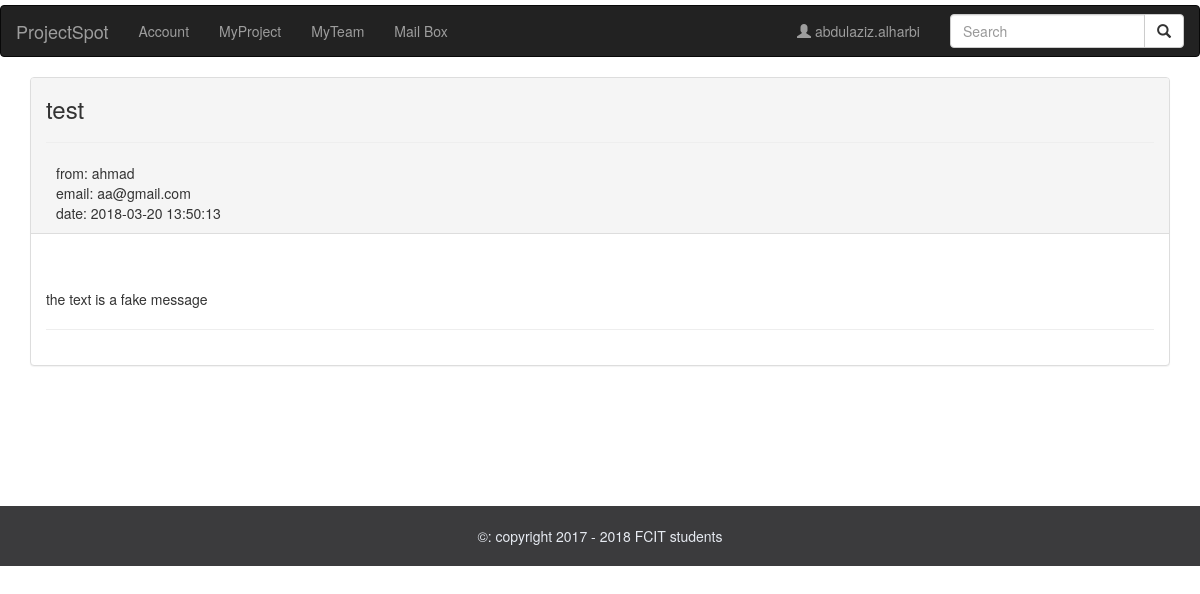
The app's page /mailPage.php?msg=1 (signed in), older data.
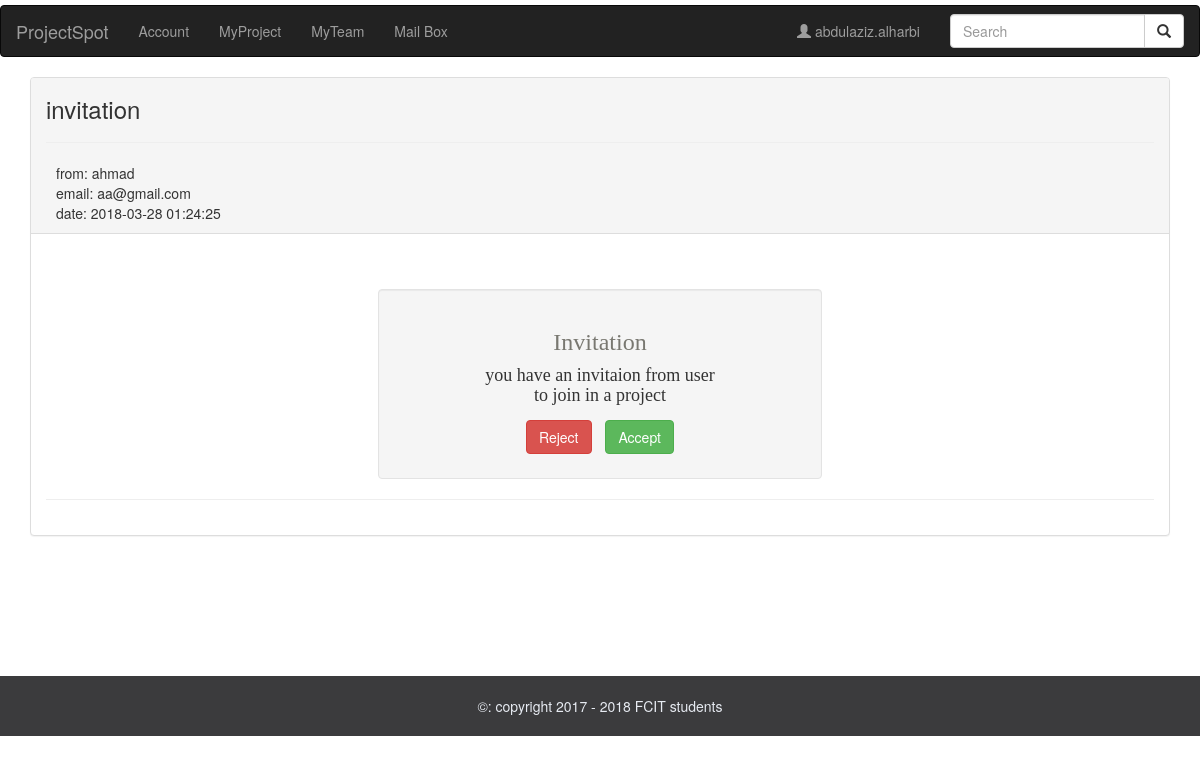
The same page, newer data.
### tables this page shows
CREATE TABLE `mailbox` (
  `ID` int(11) NOT NULL,
  `senderName` varchar(255) NOT NULL,
  `Email` varchar(255) NOT NULL,
  `title` varchar(255) NOT NULL,
  `content` text NOT NULL,
  `date` timestamp NOT NULL DEFAULT CURRENT_TIMESTAMP ON UPDATE CURRENT_TIMESTAMP,
  `state` int(11) NOT NULL DEFAULT '1',
  `reciever` varchar(255) NOT NULL
);

### mailPage.php (the view, shortened to what this page needs)
<?php
include 'imports/head.php';
include 'imports/navigation2.php';
require_once 'system/init.php';
if(isset($_GET['msg'])){
  $msgID = $_GET['msg'];
}else{
  echo 'msgID error';
  die();
}
$sql = "select * from mailBox where ID = ".$msgID;
$result = mysqli_query($db,$sql);
$row = mysqli_fetch_array($result);
?>
<div class="container">
  <div class="panel panel-default">
    <div class="panel-heading">
      <h3 id="msgTitle"><?= $row['title']?></h3>
      <hr>
      <div id="msgInfo">
        from: <?= $row['senderName']?><br>
        email: <?= $row['Email']?><br>
        date: <?= $row['date']?><br>
      </div>
    </div>
    <div class="panel-body"><br><br>
      <?= $row['content']?>
      <hr>
    </div>
  </div>
</div>
<div style="padding-bottom:80px"></div>
<?php
include 'imports/footer.php';
?>

Row changes from the older to the newer data that the page shows:
changed mailbox "ahmad": title "test" → "invitation"; date "2018-03-20 13:50:13" → "2018-03-28 01:24:25"; content "the text is a fake message" → "Invitation you have an invitaion from user to join in a project Reject Accept"
